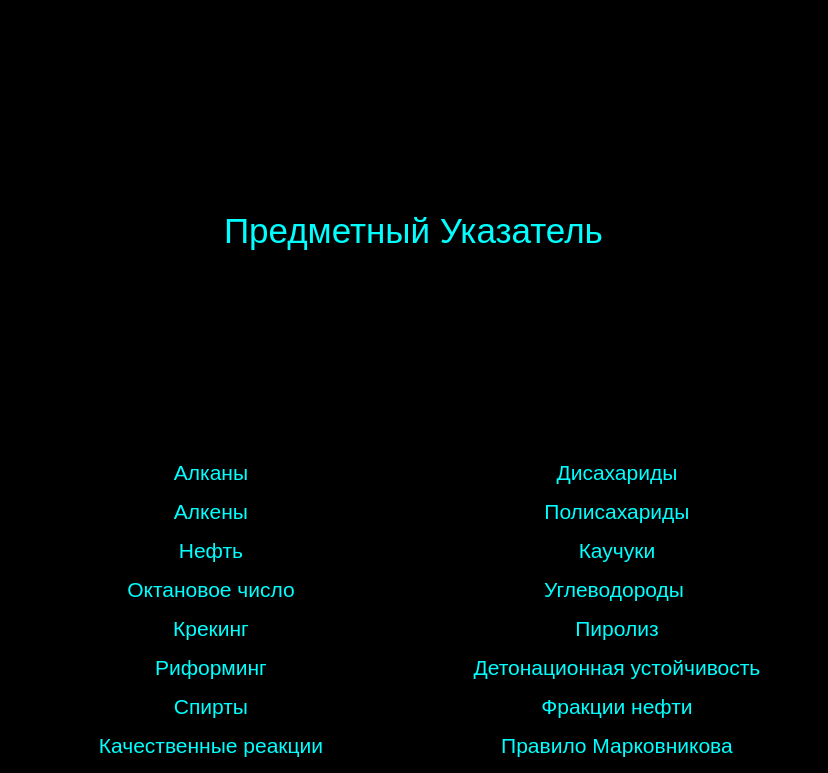
<?xml version="1.0" encoding="UTF-8"?>
<ui version="4.0">
 <class>Form</class>
 <widget class="QWidget" name="Form">
  <property name="enabled">
   <bool>true</bool>
  </property>
  <property name="geometry">
   <rect>
    <x>0</x>
    <y>0</y>
    <width>828</width>
    <height>773</height>
   </rect>
  </property>
  <property name="windowTitle">
   <string>Form</string>
  </property>
  <property name="styleSheet">
   <string notr="true">background-color: rgb(0, 0, 0);</string>
  </property>
  <layout class="QVBoxLayout" name="verticalLayout">
   <item alignment="Qt::AlignHCenter">
    <widget class="QLabel" name="label">
     <property name="enabled">
      <bool>true</bool>
     </property>
     <property name="font">
      <font>
       <pointsize>26</pointsize>
      </font>
     </property>
     <property name="layoutDirection">
      <enum>Qt::LeftToRight</enum>
     </property>
     <property name="styleSheet">
      <string notr="true">color: rgb(0, 255, 255);</string>
     </property>
     <property name="text">
      <string>Предметный Указатель</string>
     </property>
    </widget>
   </item>
   <item>
    <layout class="QGridLayout" name="gridLayout_2">
     <item row="2" column="0">
      <widget class="QPushButton" name="third">
       <property name="font">
        <font>
         <pointsize>16</pointsize>
         <weight>50</weight>
         <bold>false</bold>
        </font>
       </property>
       <property name="styleSheet">
        <string notr="true">color: rgb(0, 255, 255);</string>
       </property>
       <property name="text">
        <string>Нефть</string>
       </property>
       <property name="flat">
        <bool>true</bool>
       </property>
      </widget>
     </item>
     <item row="3" column="1">
      <widget class="QPushButton" name="pushButton_3">
       <property name="font">
        <font>
         <pointsize>16</pointsize>
        </font>
       </property>
       <property name="styleSheet">
        <string notr="true">color: rgb(0, 255, 255);</string>
       </property>
       <property name="text">
        <string>Углеводороды </string>
       </property>
       <property name="flat">
        <bool>true</bool>
       </property>
      </widget>
     </item>
     <item row="8" column="1">
      <widget class="QPushButton" name="pushButton_16">
       <property name="font">
        <font>
         <pointsize>16</pointsize>
        </font>
       </property>
       <property name="styleSheet">
        <string notr="true">color: rgb(0, 255, 255);</string>
       </property>
       <property name="text">
        <string>Правило Марковникова</string>
       </property>
       <property name="flat">
        <bool>true</bool>
       </property>
      </widget>
     </item>
     <item row="4" column="0">
      <widget class="QPushButton" name="fifth">
       <property name="font">
        <font>
         <pointsize>16</pointsize>
        </font>
       </property>
       <property name="styleSheet">
        <string notr="true">color: rgb(0, 255, 255);</string>
       </property>
       <property name="text">
        <string>Крекинг</string>
       </property>
       <property name="flat">
        <bool>true</bool>
       </property>
      </widget>
     </item>
     <item row="1" column="0">
      <widget class="QPushButton" name="second">
       <property name="font">
        <font>
         <pointsize>16</pointsize>
         <weight>50</weight>
         <bold>false</bold>
        </font>
       </property>
       <property name="styleSheet">
        <string notr="true">color: rgb(0, 255, 255);</string>
       </property>
       <property name="text">
        <string>Алкены</string>
       </property>
       <property name="flat">
        <bool>true</bool>
       </property>
      </widget>
     </item>
     <item row="2" column="1">
      <widget class="QPushButton" name="pushButton_13">
       <property name="font">
        <font>
         <pointsize>16</pointsize>
        </font>
       </property>
       <property name="styleSheet">
        <string notr="true">color: rgb(0, 255, 255);</string>
       </property>
       <property name="text">
        <string>Каучуки</string>
       </property>
       <property name="flat">
        <bool>true</bool>
       </property>
      </widget>
     </item>
     <item row="0" column="1">
      <widget class="QPushButton" name="pushButton_2">
       <property name="font">
        <font>
         <pointsize>16</pointsize>
        </font>
       </property>
       <property name="styleSheet">
        <string notr="true">color: rgb(0, 255, 255);</string>
       </property>
       <property name="text">
        <string>Дисахариды</string>
       </property>
       <property name="flat">
        <bool>true</bool>
       </property>
      </widget>
     </item>
     <item row="3" column="0">
      <widget class="QPushButton" name="fourth">
       <property name="font">
        <font>
         <pointsize>16</pointsize>
        </font>
       </property>
       <property name="styleSheet">
        <string notr="true">color: rgb(0, 255, 255);</string>
       </property>
       <property name="text">
        <string>Октановое число</string>
       </property>
       <property name="flat">
        <bool>true</bool>
       </property>
      </widget>
     </item>
     <item row="4" column="1">
      <widget class="QPushButton" name="pushButton_5">
       <property name="font">
        <font>
         <pointsize>16</pointsize>
        </font>
       </property>
       <property name="styleSheet">
        <string notr="true">color: rgb(0, 255, 255);</string>
       </property>
       <property name="text">
        <string>Пиролиз</string>
       </property>
       <property name="flat">
        <bool>true</bool>
       </property>
      </widget>
     </item>
     <item row="7" column="1">
      <widget class="QPushButton" name="pushButton_15">
       <property name="font">
        <font>
         <pointsize>16</pointsize>
        </font>
       </property>
       <property name="styleSheet">
        <string notr="true">color: rgb(0, 255, 255);</string>
       </property>
       <property name="text">
        <string>Фракции нефти</string>
       </property>
       <property name="flat">
        <bool>true</bool>
       </property>
      </widget>
     </item>
     <item row="8" column="0">
      <widget class="QPushButton" name="pushButton_9">
       <property name="font">
        <font>
         <pointsize>16</pointsize>
        </font>
       </property>
       <property name="styleSheet">
        <string notr="true">color: rgb(0, 255, 255);</string>
       </property>
       <property name="text">
        <string>Качественные реакции</string>
       </property>
       <property name="flat">
        <bool>true</bool>
       </property>
      </widget>
     </item>
     <item row="7" column="0">
      <widget class="QPushButton" name="pushButton_12">
       <property name="font">
        <font>
         <pointsize>16</pointsize>
        </font>
       </property>
       <property name="styleSheet">
        <string notr="true">color: rgb(0, 255, 255);</string>
       </property>
       <property name="text">
        <string>Спирты</string>
       </property>
       <property name="flat">
        <bool>true</bool>
       </property>
      </widget>
     </item>
     <item row="5" column="0">
      <widget class="QPushButton" name="sixth">
       <property name="font">
        <font>
         <pointsize>16</pointsize>
        </font>
       </property>
       <property name="styleSheet">
        <string notr="true">color: rgb(0, 255, 255);</string>
       </property>
       <property name="text">
        <string>Риформинг</string>
       </property>
       <property name="flat">
        <bool>true</bool>
       </property>
      </widget>
     </item>
     <item row="0" column="0">
      <widget class="QPushButton" name="first">
       <property name="font">
        <font>
         <pointsize>16</pointsize>
        </font>
       </property>
       <property name="styleSheet">
        <string notr="true">color: rgb(0, 255, 255);</string>
       </property>
       <property name="text">
        <string>Алканы</string>
       </property>
       <property name="flat">
        <bool>true</bool>
       </property>
      </widget>
     </item>
     <item row="1" column="1">
      <widget class="QPushButton" name="pushButton_8">
       <property name="font">
        <font>
         <pointsize>16</pointsize>
        </font>
       </property>
       <property name="styleSheet">
        <string notr="true">color: rgb(0, 255, 255);</string>
       </property>
       <property name="text">
        <string>Полисахариды</string>
       </property>
       <property name="flat">
        <bool>true</bool>
       </property>
      </widget>
     </item>
     <item row="5" column="1">
      <widget class="QPushButton" name="pushButton_14">
       <property name="font">
        <font>
         <pointsize>16</pointsize>
        </font>
       </property>
       <property name="styleSheet">
        <string notr="true">color: rgb(0, 255, 255);</string>
       </property>
       <property name="text">
        <string>Детонационная устойчивость</string>
       </property>
       <property name="flat">
        <bool>true</bool>
       </property>
      </widget>
     </item>
    </layout>
   </item>
  </layout>
 </widget>
 <resources/>
 <connections/>
</ui>
